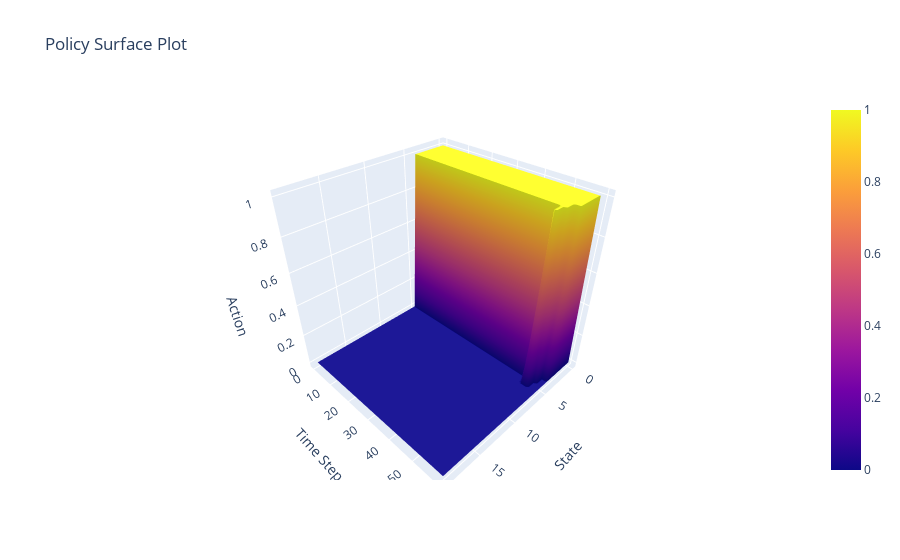

The notebook cell saved with this chart:
### Markdown cell above
Note: The values are similar even upto time step 60 but at time: time_steps there is a sudden change, this is because the higher valued states at time: time_steps are never reached due to the replacement action by the higher valued states in the previous time steps

### Code cell
# mesh plot of policy
Z_policy = policy

fig_policy = go.Figure(data=[go.Surface(z=Z_policy, x=X, y=Y)])
fig_policy.update_layout(title='Policy Surface Plot', scene=dict(
    xaxis_title='State',
    yaxis_title='Time Step',
    zaxis_title='Action'))
fig_policy.show()

### Figure 1 — Plotly figure (JSON) as saved in the notebook; plotly's stock layout.template omitted (floating-point values rounded to 4 significant figures; data arrays with more than 128 entries replaced by an {"elided": "..."} marker saying what was removed)
{"data": [{"type": "surface", "x": {"elided": "61x20 int values"}, "y": {"elided": "61x20 int values"}, "z": {"elided": "61x20 int values"}}], "layout": {"scene": {"xaxis": {"title": {"text": "State"}}, "yaxis": {"title": {"text": "Time Step"}}, "zaxis": {"title": {"text": "Action"}}}, "title": {"text": "Policy Surface Plot"}}}
